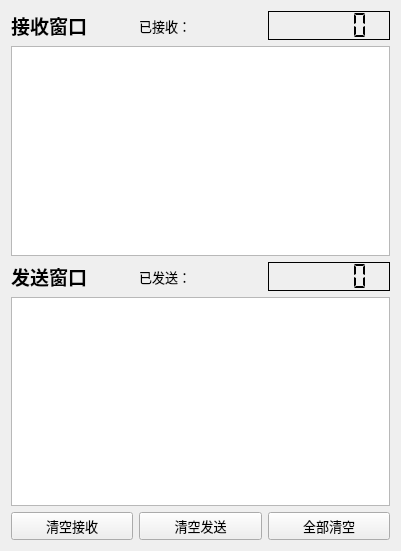
  <widget class="QWidget" name="layoutWidget_2">
   <property name="geometry">
    <rect>
     <x>20</x>
     <y>180</y>
     <width>401</width>
     <height>551</height>
    </rect>
   </property>
   <layout class="QVBoxLayout" name="verticalLayout">
    <item>
     <layout class="QHBoxLayout" name="horizontalLayout_2"/>
    </item>
    <item>
     <layout class="QHBoxLayout" name="horizontalLayout_4">
      <item>
       <widget class="QLabel" name="label_11">
        <property name="font">
         <font>
          <family>微软雅黑</family>
          <pointsize>14</pointsize>
          <weight>75</weight>
          <bold>true</bold>
         </font>
        </property>
        <property name="text">
         <string>接收窗口</string>
        </property>
       </widget>
      </item>
      <item>
       <widget class="QLabel" name="label_12">
        <property name="font">
         <font>
          <family>黑体</family>
          <pointsize>10</pointsize>
         </font>
        </property>
        <property name="text">
         <string>已接收：</string>
        </property>
       </widget>
      </item>
      <item>
       <widget class="QLCDNumber" name="RecvNumber">
        <property name="font">
         <font>
          <family>Agency FB</family>
          <weight>75</weight>
          <bold>true</bold>
         </font>
        </property>
        <property name="frameShadow">
         <enum>QFrame::Plain</enum>
        </property>
        <property name="smallDecimalPoint">
         <bool>true</bool>
        </property>
        <property name="segmentStyle">
         <enum>QLCDNumber::Flat</enum>
        </property>
       </widget>
      </item>
     </layout>
    </item>
    <item>
     <widget class="QTextEdit" name="recvTextEdit"/>
    </item>
    <item>
     <layout class="QHBoxLayout" name="horizontalLayout_3">
      <item>
       <widget class="QLabel" name="label_2">
        <property name="font">
         <font>
          <family>微软雅黑</family>
          <pointsize>14</pointsize>
          <weight>75</weight>
          <bold>true</bold>
         </font>
        </property>
        <property name="text">
         <string>发送窗口</string>
        </property>
       </widget>
      </item>
      <item>
       <widget class="QLabel" name="label_10">
        <property name="font">
         <font>
          <family>黑体</family>
          <pointsize>10</pointsize>
         </font>
        </property>
        <property name="text">
         <string>已发送：</string>
        </property>
       </widget>
      </item>
      <item>
       <widget class="QLCDNumber" name="SendNumber">
        <property name="font">
         <font>
          <family>Agency FB</family>
          <weight>75</weight>
          <bold>true</bold>
         </font>
        </property>
        <property name="frameShadow">
         <enum>QFrame::Plain</enum>
        </property>
        <property name="smallDecimalPoint">
         <bool>true</bool>
        </property>
        <property name="segmentStyle">
         <enum>QLCDNumber::Flat</enum>
        </property>
       </widget>
      </item>
     </layout>
    </item>
    <item>
     <widget class="QTextEdit" name="sendTextEdit"/>
    </item>
    <item>
     <layout class="QHBoxLayout" name="horizontalLayout">
      <item>
       <widget class="QPushButton" name="clearRecvButton">
        <property name="font">
         <font>
          <family>黑体</family>
          <pointsize>10</pointsize>
         </font>
        </property>
        <property name="text">
         <string>清空接收</string>
        </property>
       </widget>
      </item>
      <item>
       <widget class="QPushButton" name="clearSendButton">
        <property name="font">
         <font>
          <family>黑体</family>
          <pointsize>10</pointsize>
         </font>
        </property>
        <property name="text">
         <string>清空发送</string>
        </property>
       </widget>
      </item>
      <item>
       <widget class="QPushButton" name="clearAllButton">
        <property name="font">
         <font>
          <family>黑体</family>
          <pointsize>10</pointsize>
         </font>
        </property>
        <property name="text">
         <string>全部清空</string>
        </property>
       </widget>
      </item>
     </layout>
    </item>
   </layout>
  </widget>
